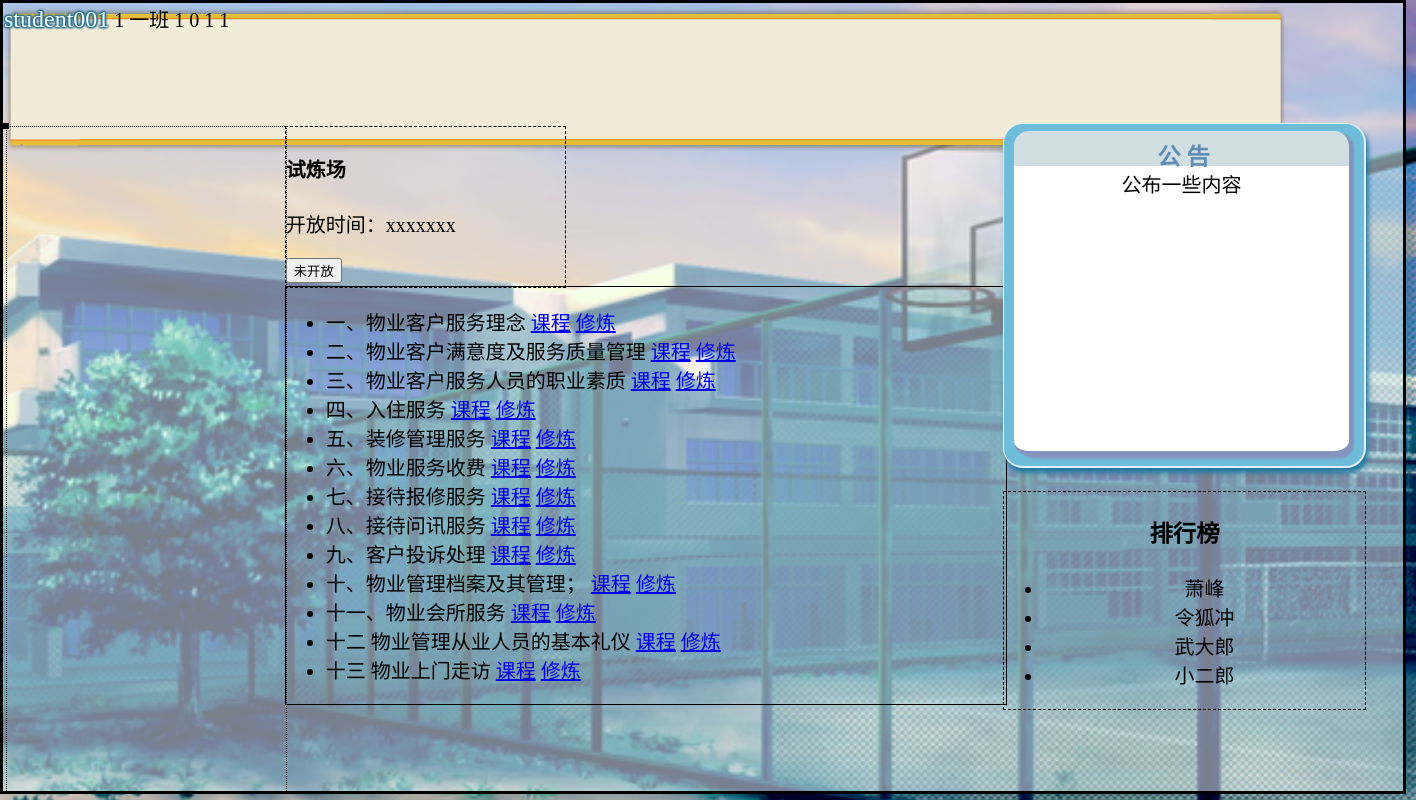
/user/student/ (signed in), run on the app's committed database.
### AccountApp/models.py (models this page shows)
class StudentProf(models.Model):
    user = models.OneToOneField(User, unique=True, on_delete=models.CASCADE,)
    student_number = models.PositiveIntegerField(unique=True)
    class_id = models.ForeignKey(ClassInfo, on_delete=models.CASCADE)
    gold = models.IntegerField()
    progress = models.PositiveIntegerField()
    rank = models.PositiveIntegerField()
    level = models.PositiveIntegerField()

class ClassInfo(models.Model):
    class_name = models.CharField(max_length=64)
    def __str__(self):
        return str(self.class_name)

### CourseFunApp/models.py (models this page shows)
class Lesson(models.Model):
    description = models.CharField(max_length=MAX_CONTENT_LENGTH)

### AccountApp/views.py (the view)
# urls.py: path('student/', views.student_main, name='student'),
@login_required(login_url='/user/login/')
def student_main(request):
    lesson_list = Lesson.objects.all().values('id', 'description')
    cur_user = request.user
    if cur_user is not None:
        cur_prof = StudentProf.objects.get(user=cur_user)
    return render(request, 'user/student_main.html', {'stud_info':cur_prof, "lesson_list": lesson_list})

### Templates/user/student_main.html (shortened to what this page needs)
{% extends "base.html" %}
{% load static %}
{% block jsFunctionLib %}
    <link rel="stylesheet" href="{% static 'css/edu/student/student_main.css' %}"/>
{% endblock %}
{% block content %}
<div id="root_panel">
    <div class="" id="stud_prof">
        <div class="row-fluid">
            <label>{{stud_info.user}}</label>
            {{ stud_info.student_number }}
            {{ stud_info.class_id }}
            {{ stud_info.gold }}
            {{ stud_info.progress }}
            {{ stud_info.rank }}
            {{ stud_info.level }}
        </div>
    </div>
    <div class="col-8" id="lesson_panel">
        <div id="girl_panel">
        </div>
        <div class="row-fluid text-center" id="exam_entrance">
            <h4>试炼场</h4>
            <p>
                开放时间：xxxxxxx <br>
            </p>
            <button class="btn btn-success right" type="button" onclick="" id="btn_enter_exam">未开放</button>
        </div>
        <div class="row-fluid" id="class_list">
            <ul class="list-group list-group-flush">
                {% for lesson in lesson_list %}
                <li class="list-group-item">
                    {{lesson.description}}
                    <a href="#" class="btn btn-info align-right" id="btn_enter_learn">课程</a>
                    <a href="{% url 'course:answer-sheet' sectionID=lesson.id %}" class="btn btn-warning right" id="btn_enter_practise">修炼</a>
                </li>
                {% endfor %}
            </ul>
        </div>
    </div>
    <div class="" id="hanging_panel">
        <div class="card text-white bg-warning mb-3" id="notice_panel">
            <div id="inner_panel">
                <h3>公  告</h3>
                <div class="card-body" id="notice_show" data-url="{% url 'notice:ongoing' %}">
                    公布一些内容
                </div>
            </div>
        </div>
        <br>
        <div class="card text-white bg-info mb-3" id="billboard_panel">
            <div class="card-header text-center">
                <h3>排行榜</h3>
            </div>
            <div class="card-body">
                <ul class="list-group list-group-flush">
                    <li class="list-group-item">萧峰</li>
                    <li class="list-group-item">令狐冲</li>
                    <li class="list-group-item">武大郎</li>
                    <li class="list-group-item">小二郎</li>
                </ul>
            </div>
        </div>
    </div>
</div>
{% endblock %}

### Templates/base.html (shortened to what this page needs)
{% load static %}
<!DOCTYPE html>
<html lang="zh-cn">
    <head>
        {% block jsFunctionLib %}
        {% endblock %}
    </head>
    <body>
        {% block content %}{% endblock %}
    </body>
</html>

### Statics/css/edu/student/student_main.css (style rules this page uses)
html { font-size: 20px; font-family: HK_Yuan7; }
body { background-image: url('/Statics/images/BGs/stu_main_BG.jpg'); background-blend-mode: normal; background-size: cover; background-repeat: no-repeat; background-position: left top; background-attachment: fixed; background-origin: inherit; }
#root_panel { position: absolute; left: 0rem; top: 0rem; width: 70rem; height: 39.375rem; margin: auto; border: 3px solid; background-color: rgb(240, 255, 255, 0.5); }
#stud_prof { position: absolute; left: 0rem; top: 0rem; width: 64rem; height: 6rem; border-style: solid; border-width: 0.05rem; border-radius: 0.35rem; border-color: white; border-image-source: url('/Statics/images/stu_frame.png'); border-image-slice: 40% 40% 40% 40%; border-image-width: 4rem 4rem; border-image-outset: 0rem 0.1rem 1.55rem 0rem; border-image-repeat: fill; }
#lesson_panel { left: 0rem; top: 6rem; position: absolute; border: 3px dashed; }
#girl_panel { left: 0rem; top: 0rem; width: 13.9375rem; height: 33.25rem; position: absolute; border: 1px dotted; }
#exam_entrance { left: 13.9375rem; top: 0rem; width: 13.9375rem; height: 8rem; position: absolute; text-align: inherit; border: 1px dashed; }
#class_list { left: 13.9375rem; top: 8rem; width: 36rem; position: absolute; text-align: inherit; border: 1px solid; }
#hanging_panel { left: 50rem; top: 6rem; position: absolute; }
#notice_panel { width: 18rem; background-color: #6ebddb; border-style: solid; border-width: 0.075rem 0.125rem 0.125rem 0.075rem; border-color: #e6f0f3; border-radius: 1rem; box-shadow: 0.125rem 0.25rem 0.25rem #207aa3; text-align: center; }
#notice_panel #inner_panel { height: 14rem; margin: 0.35rem 0.75rem 0.5rem 0.5rem; padding: 0.125rem 0.125rem 0.125rem 0.125rem; background-color: white; border-style: solid; border-radius: 0.75rem; border-top-color: #d1dfe3; border-bottom-color: #8793bf; border-width: 1.75rem 0rem 0.25rem 0rem; box-shadow: 0.25rem 0.125rem 0.1rem #8793bf; text-align: center; }
#notice_panel #inner_panel h3 { color: #628db2; font-weight: 900; position: absolute; top: -0.4rem; width: 92%; text-align: center; }
#billboard_panel { text-align: center; border: 1px dashed; }
label { font-size: 24px; color: azure; text-shadow:1px 0px 2px rgb(51,115,145), -1px 0px 2px rgb(51,115,145), 0px -1px 2px rgb(51,115,145), 0px 1px 2px rgb(51,115,145), 1px 1px 2px rgb(51,115,145), 1px -1px 2px rgb(51,115,145), -1px -1px 2px rgb(51,115,145), -1px 1px 2px rgb(51,115,145); }

### data on the page
StudentProf: user "student001", student_number "1", class_id "一班", gold "1", progress "0", rank "1", level "1"
Lesson: description "一、物业客户服务理念"
Lesson: description "二、物业客户满意度及服务质量管理"
Lesson: description "三、物业客户服务人员的职业素质"
Lesson: description "四、入住服务"
Lesson: description "五、装修管理服务"
Lesson: description "六、物业服务收费"
Lesson: description "七、接待报修服务"
Lesson: description "八、接待问讯服务"
Lesson: description "九、客户投诉处理"
Lesson: description "十、物业管理档案及其管理；"
Lesson: description "十一、物业会所服务"
Lesson: description "十二 物业管理从业人员的基本礼仪"
Lesson: description "十三 物业上门走访"
